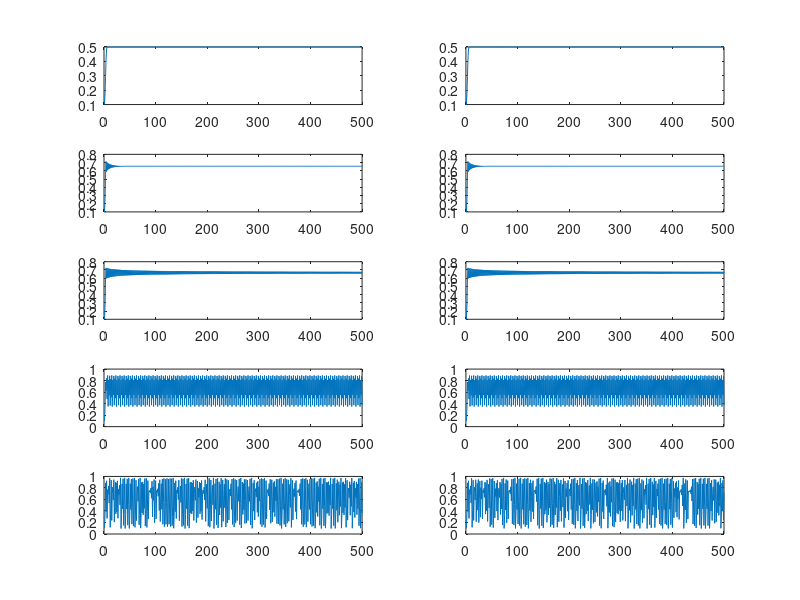

The MATLAB script that drew this image:

i=1;
for a = [2, 2.9, 3, 3.56, 3.9];
    p(1) = 0.1;
    q(1) = p(1) + 0.0000001;
    for n = 2:500;
        p(n) = a * p(n-1) * (1 - p(n-1));
        q(n) = a * q(n-1) * (1 - q(n-1));
    end
    subplot(5,2,i) % 5 na 1 i numer teraz i
    plot(p) % rysowanie
    i=i+1;
    subplot(5,2,i) % 5 na 1 i numer teraz i
    plot(q) % rysowanie
    i=i+1;
end

% przyklad pokazuuje efekt motyla - mala zmiana na poczatku wprowadza
% wielka zmiane po jakims czasie